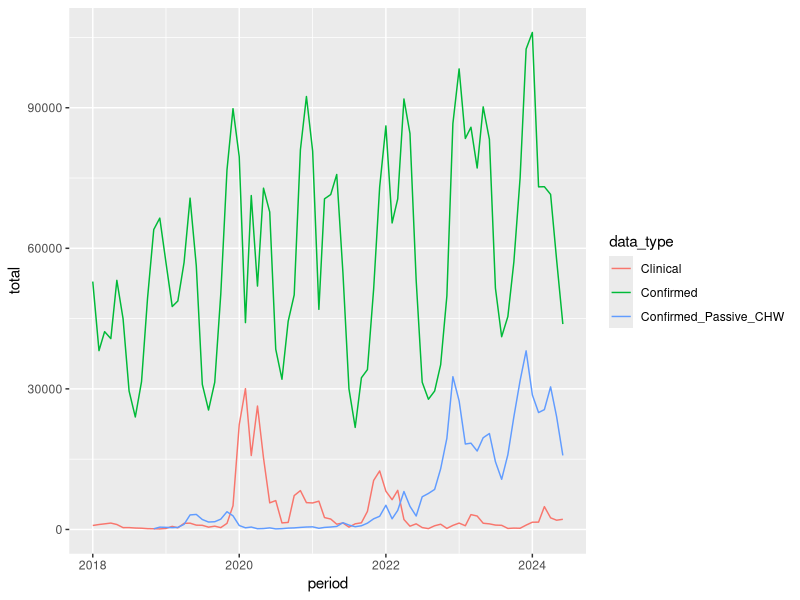
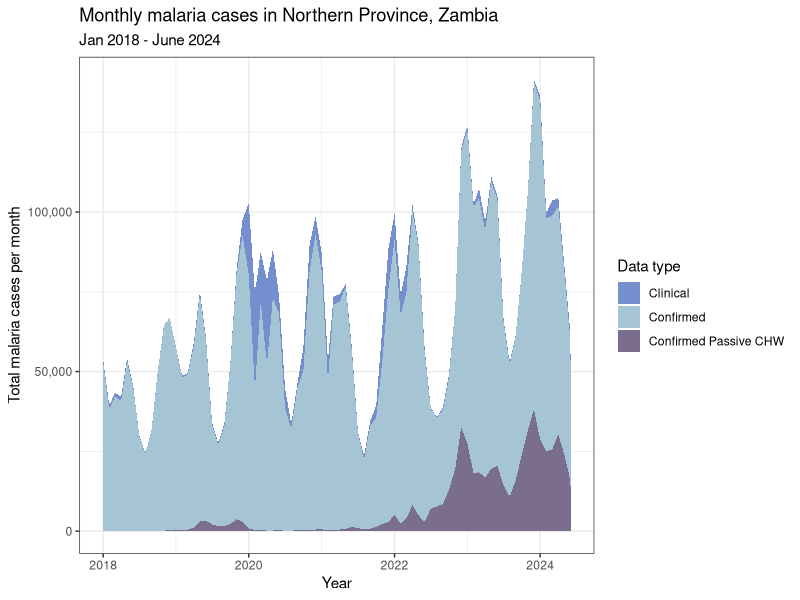
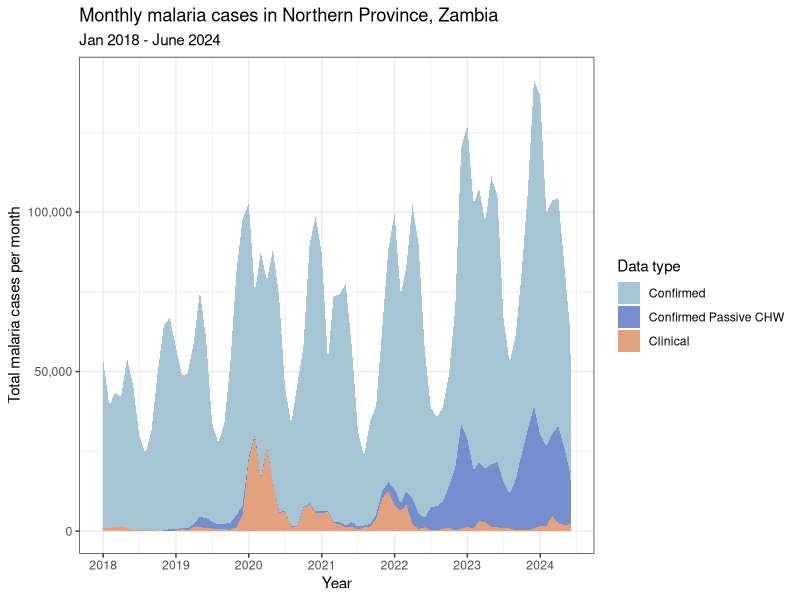

Recreate these plots in R, in order. (Note: this script raises an error after producing the figures.)
## ---- chunk 1

# copies of pathtools zambia functions needed for this session to work 
scale_pop_growth_annual <- function(initial_pop, new_year,
                                    initial_year = 2020, growth_rate = 1.03) {
  pop_offset <- growth_rate^(new_year - initial_year)
  out <- initial_pop * pop_offset
  return(out)
}


# Load libraries
library(tidyverse)
library(scales)
library(ggpubr)

# Load the data
dat <- read.csv("monthly-cases.csv")

## ---- chunk 2

# see column names
head(dat)

# Display each column's unique values to explore data options
dat %>% select(-total) %>% map(~ table(.))

# correct date data from character string to date variables:  
dat$period <- as.Date(dat$period)
## ---- chunk 3
# Summarize data at the province-month level across all age groups
dat_sum <- 
  dat %>% 
  group_by(period, data_type) %>% 
  summarise(total = sum(total, na.rm = TRUE)) %>% 
  ungroup() %>% 
  filter(data_type %in% c("Clinical", "Confirmed", "Confirmed_Passive_CHW"))
## ---- chunk 4
# Create an initial raw plot
ggplot(dat_sum, 
       aes(x = period, y = total, color = data_type, group=data_type)
       ) + 
  geom_line()
## ---- chunk 5
# where data_type value is "Confirmed_Passive_CHW" replace with "Confirmed Passive CHW" otherwise keep the current data_type value
dat_sum <- 
  dat_sum %>% 
  mutate(nice_names = 
           ifelse(data_type == "Confirmed_Passive_CHW", "Confirmed Passive CHW", data_type) 
         )
## ---- chunk 6
# Create an improved plot
ggplot(dat_sum, 
       aes(x = period, y = total, fill = nice_names, group=nice_names) # use nice_names for each line colour
       ) + 
  geom_area() + # replace lines with a shaded area plot
  scale_y_continuous(labels = comma) + # add comma separators to the numbers on the yaxis 
  labs(x = "Year", y = "Total malaria cases per month") + # include informative axis labels 
  ggtitle("Monthly malaria cases in Northern Province, Zambia", # include a plot title and subtitle that's informative 
          subtitle = "Jan 2018 - June 2024"
          ) + 
  scale_fill_manual("Data type", values = c("#758ECD", "#A5C4D4", "#7B6D8D")) + # change the default colours https://coolors.co/ is a great source of nice colors 
  theme_bw() # use an inbuilt ggplot theme 
## ---- chunk 7

# use factoring to alter the order of data_type in the plot  
dat_sum <- 
  dat_sum %>% 
  mutate(nice_names = factor(nice_names, levels = c("Confirmed",
                                                    "Confirmed Passive CHW",
                                                    "Clinical")
                             )
         )

# Plot this data with new colurs 
ggplot(dat_sum, aes(x = period, y = total, fill = nice_names, group=nice_names)) + 
  geom_area() +
  scale_y_continuous(labels = comma) +
  scale_x_date(date_breaks = "1 year", date_labels = "%Y") +
  labs(x = "Year", y = "Total malaria cases per month") +
  ggtitle("Monthly malaria cases in Northern Province, Zambia",
          subtitle = "Jan 2018 - June 2024") +
  scale_fill_manual("Data type", values = c("#A5C4D4","#758ECD", "#E3A27F")) + #changes colour
  theme_bw()
## ---- chunk 8
# Retrieve population data from the PATHToolsZambia package - this is the population totals at the province level for 2022
pop_northern_2022 <- 
  read.csv("pop-northern.csv")

# Calculate incidence 
dat_sum_inc <- 
  dat_sum %>% 
  # data is from 2022 so rename column for ease of use
  mutate(pop_22 = pop_northern_2022) %>% 
  # extract year data from the period column 
  mutate(year = year(period)) %>% 
  # scale the population total data for the years that we are missing this data assuming a population growth rate of 2.8% 
  mutate(pop = scale_pop_growth_annual(initial_pop = pop_22, new_year = year, initial_year = 2022, growth_rate = 1.028)) %>% 
  # calculate incidence per 1000 population 
  mutate(monthly_inc_per_1000 = total / pop * 1000)

## ---- chunk 9
# Create area plot with population-adjusted data
p1 <- 
  ggplot(dat_sum_inc, aes(x = period, y = monthly_inc_per_1000, fill = nice_names)) + 
  geom_area() +
  scale_y_continuous(labels = comma) +
  labs(x = "Year", y = "Malaria cases per 1,000 population per month") +
  ggtitle("Monthly malaria cases per 1,000 population in Northern Province, Zambia",
          subtitle = "Jan 2018 - June 2024") +
  scale_fill_manual("Data type", values = c("#A5C4D4", "#758ECD", "#E3A27F")) +
  theme_bw()

# summing data to the yearly level for each data type
dat_sum_inc_annual <- 
  dat_sum_inc %>% 
  group_by(nice_names, year) %>% 
  summarise(total_inc = sum(monthly_inc_per_1000)) %>% 
  ungroup()

# create a bar chart of annual data 
p2 <- 
  ggplot(dat_sum_inc_annual, aes(x = year, y = total_inc, fill = nice_names)) +
  geom_col() +
  scale_x_continuous(breaks = 2018:2024) +
  labs(x = "Year", y = "Annual malaria cases per 1,000 population") +
  ggtitle("Annual malaria cases per 1,000 \npopulation in Northern Province, Zambia",
          subtitle = "Jan 2018 - June 2024") +
  scale_fill_manual("Data type", values = c("#A5C4D4","#758ECD", "#E3A27F")) +
  theme_bw()

# combine the plots into a single image 
p_comb <- ggpubr::ggarrange(p1, p2, common.legend = TRUE, legend = "bottom",
                  widths = c(2,1.2))



## ---- chunk 10
# calculating bar totals to add to plot - this is the combined total of each of the data_types that year
dat_sum_inc_annual_tot <- 
  dat_sum_inc_annual %>% 
  group_by(year) %>% 
  summarise(total = sum(total_inc)) %>% #summing total values 
  ungroup() %>% 
  mutate(bar_label = round(total, 0)) %>% #rounding totals to remove decimal places
  mutate(bar_label = ifelse(year ==  2024, paste0(bar_label, "*"), bar_label)) #including * to 2024 label to make a note of months missing

# Plot these changes 
p3 <- 
  ggplot() +
  geom_col(data = dat_sum_inc_annual, aes(x = year, y = total_inc, fill = nice_names)) +
  geom_text(data = dat_sum_inc_annual_tot, aes(x = year, y = total + 25, label = bar_label)) + # include text labels at the top of each bar
  scale_x_continuous(breaks = 2018:2024) +
  labs(x = "Year", y = "Annual malaria cases per 1,000 population", 
       caption = "* Only includes data up to June 2024" #include caption note about 2024 missing data
       ) +
  ggtitle("Annual malaria cases per 1,000 \npopulation",
          subtitle = "Jan 2018 - June 2024") +
  scale_fill_manual("Data type", values = c("#A5C4D4","#758ECD", "#E3A27F")) +
  theme_bw()

p_comb2 <- ggpubr::ggarrange(p1, p3, common.legend = TRUE, legend = "bottom",
                            widths = c(2,1.2))

# add a combined figure title 
annotate_figure(p_comb2, top = text_grob("Malaria incidence in Northern Province, Zambia", 
                                        face = "bold", size = 14))

